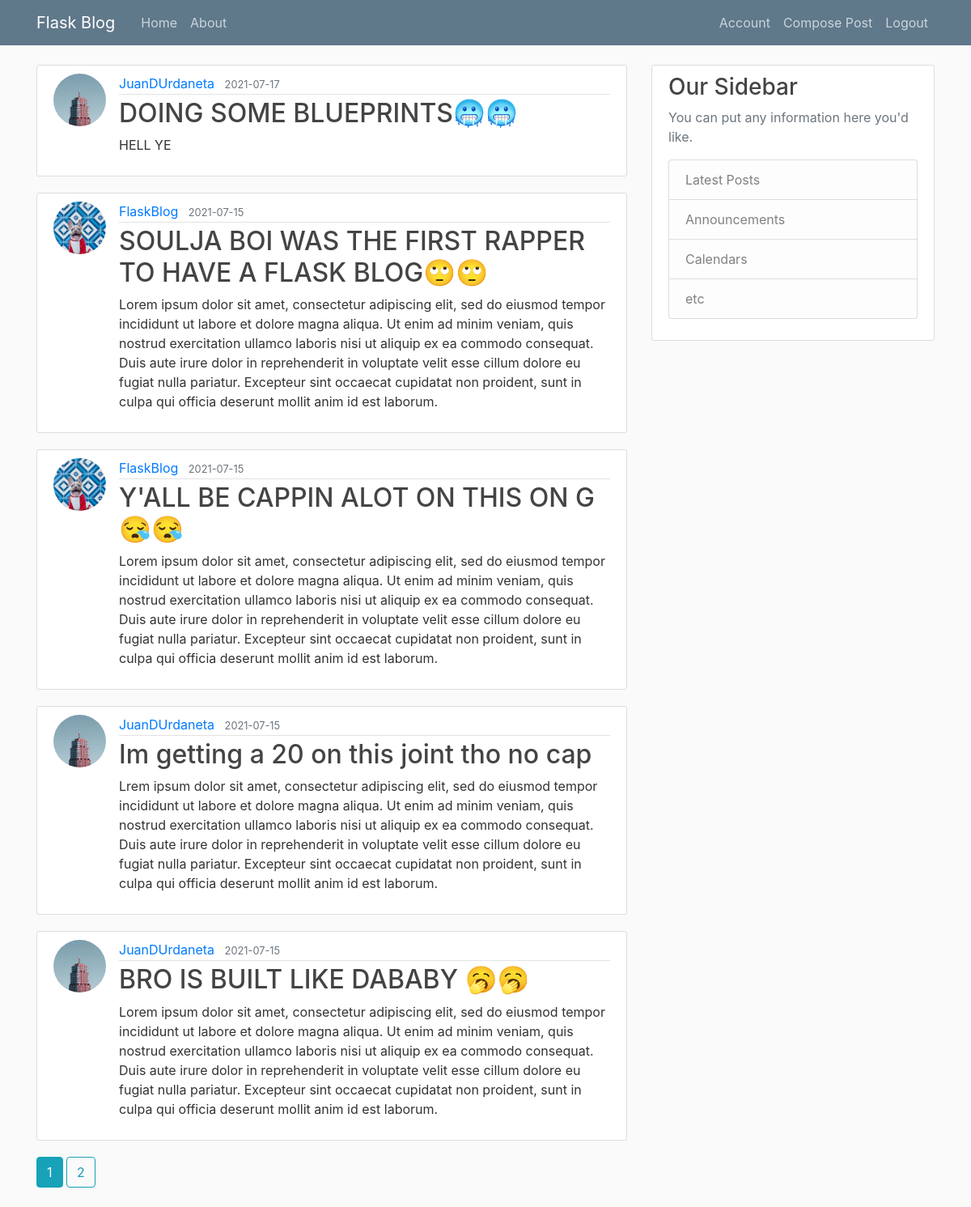
/home (signed in), run on the app's committed database.
### flaskblog/models.py (models this page shows, shortened)
class Post(db.Model):
    id = db.Column(db.Integer, primary_key=True)
    title = db.Column(db.String(100), nullable=False)
    date_posted = db.Column(db.DateTime, nullable=False, default=datetime.utcnow)
    content = db.Column(db.Text, nullable=False)
    user_id = db.Column(db.Integer, db.ForeignKey('user.id'), nullable=False)

class User(db.Model, UserMixin):
    id = db.Column(db.Integer, primary_key=True)
    username = db.Column(db.String(20), unique=True, nullable=False)
    email = db.Column(db.String(120), unique=True, nullable=False)
    image_file = db.Column(db.String(20), nullable=False, default='default.jpg')
    password = db.Column(db.String(60), nullable=False)
    posts = db.relationship('Post', backref='author', lazy=True)

### flaskblog/main/routes.py (the view)
@main.route("/")
@main.route("/home")
def home():
    page = request.args.get('page', 1, type=int)
    posts = Post.query.order_by(Post.date_posted.desc()).paginate(page=page, per_page=5)
    return render_template('home.html', posts=posts)

### flaskblog/models.py (called while the page is built)
@login_manager.user_loader
def load_user(user_id):
    return User.query.get(int(user_id))

### flaskblog/templates/home.html
{% extends "layout.html" %}
{% block content %}
    {% for post in posts.items %}
        <article class="media content-section">
          <img src="{{url_for('static', filename='profile_pics/'+ post.author.image_file )}}" class="rounded-circle article-img">
          <div class="media-body">
            <div class="article-metadata">
              <a class="mr-2" href="{{url_for('users.user_posts', username = post.author.username)}}">{{ post.author.username }}</a>
              <small class="text-muted">{{ post.date_posted.strftime('%Y-%m-%d') }}</small>
            </div>
            <h2><a class="article-title" href="{{url_for('posts.post', post_id=post.id)}}">{{ post.title }}</a></h2>
            <p class="article-content">{{ post.content }}</p>
          </div>
        </article>
    {% endfor %}
      {% for page_num in posts.iter_pages(left_edge=1, right_edge=1, left_current=1, right_current=2) %}
        {% if page_num %}
          {% if posts.page == page_num %}
          <a href="{{url_for('main.home', page=page_num)}}" class="btn btn-info mb-4">{{page_num}}</a>
          {% else %}
          <a href="{{url_for('main.home', page=page_num)}}" class="btn btn-outline-info mb-4">{{page_num}}</a>
          {% endif %}
        {% else %}
        ...
        {% endif %}
      {% endfor %}
{% endblock content %}

### flaskblog/static/main.css (style rules this page uses)
body { background: #fafafa; color: #333333; margin-top: 5rem; }
h1, h2, h3, h4, h5, h6 { color: #444444; }
.content-section { background: #ffffff; padding: 10px 20px; border: 1px solid #dddddd; border-radius: 3px; margin-bottom: 20px; }
.article-title { color: #444444; }
.article-content { white-space: pre-line; }
.article-img { height: 65px; width: 65px; margin-right: 16px; object-fit: cover; }
.article-metadata { padding-bottom: 1px; margin-bottom: 4px; border-bottom: 1px solid #e3e3e3 }

### data on the page
Post: image_file (picture), author.username "JuanDUrdaneta", date_posted "2021-07-17", title "DOING SOME BLUEPRINTS🥶🥶", content "HELL YE"
Post: image_file (picture), author.username "FlaskBlog", date_posted "2021-07-15", title "SOULJA BOI WAS THE FIRST RAPPER TO HAVE A FLASK BLOG🙄🙄", content "Lorem ipsum dolor sit amet, consectetur adipiscing elit, sed do eiusmod tempor incididunt ut labore et dolore magna aliqua. Ut enim ad minim veniam, quis nostrud exercitation ullamco laboris nisi ut aliquip ex ea commodo consequat. Duis aute irure dolor in reprehenderit in voluptate velit esse cillum dolore eu fugiat nulla pariatur. Excepteur sint occaecat cupidatat non proident, sunt in culpa qui officia deserunt mollit anim id est laborum."
Post: image_file (picture), author.username "FlaskBlog", date_posted "2021-07-15", title "Y'ALL BE CAPPIN ALOT ON THIS ON G 😪😪", content "Lorem ipsum dolor sit amet, consectetur adipiscing elit, sed do eiusmod tempor incididunt ut labore et dolore magna aliqua. Ut enim ad minim veniam, quis nostrud exercitation ullamco laboris nisi ut aliquip ex ea commodo consequat. Duis aute irure dolor in reprehenderit in voluptate velit esse cillum dolore eu fugiat nulla pariatur. Excepteur sint occaecat cupidatat non proident, sunt in culpa qui officia deserunt mollit anim id est laborum."
Post: image_file (picture), author.username "JuanDUrdaneta", date_posted "2021-07-15", title "Im getting a 20 on this joint tho no cap", content "Lrem ipsum dolor sit amet, consectetur adipiscing elit, sed do eiusmod tempor incididunt ut labore et dolore magna aliqua. Ut enim ad minim veniam, quis nostrud exercitation ullamco laboris nisi ut aliquip ex ea commodo consequat. Duis aute irure dolor in reprehenderit in voluptate velit esse cillum dolore eu fugiat nulla pariatur. Excepteur sint occaecat cupidatat non proident, sunt in culpa qui officia deserunt mollit anim id est laborum."
Post: image_file (picture), author.username "JuanDUrdaneta", date_posted "2021-07-15", title "BRO IS BUILT LIKE DABABY 🥱🥱", content "Lorem ipsum dolor sit amet, consectetur adipiscing elit, sed do eiusmod tempor incididunt ut labore et dolore magna aliqua. Ut enim ad minim veniam, quis nostrud exercitation ullamco laboris nisi ut aliquip ex ea commodo consequat. Duis aute irure dolor in reprehenderit in voluptate velit esse cillum dolore eu fugiat nulla pariatur. Excepteur sint occaecat cupidatat non proident, sunt in culpa qui officia deserunt mollit anim id est laborum."

### other printed values
{{ page_num }} "1"
{{ page_num }} "2"
